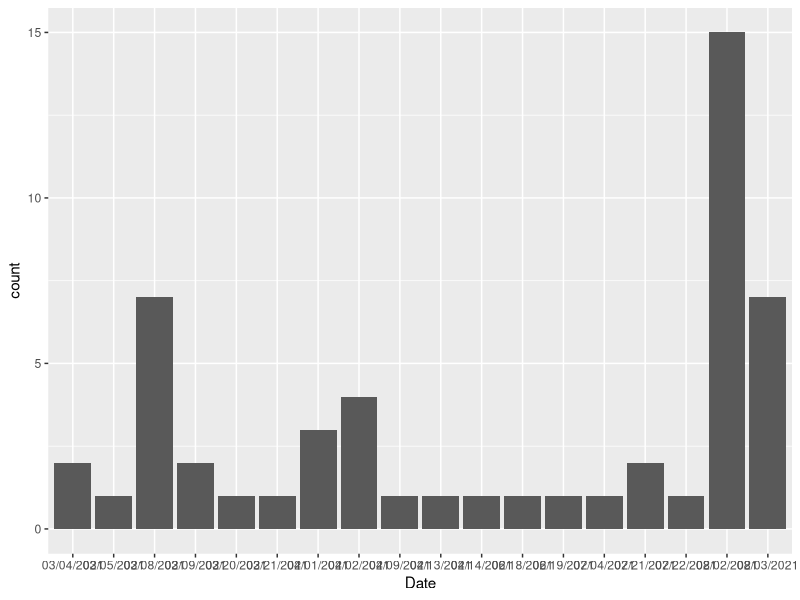
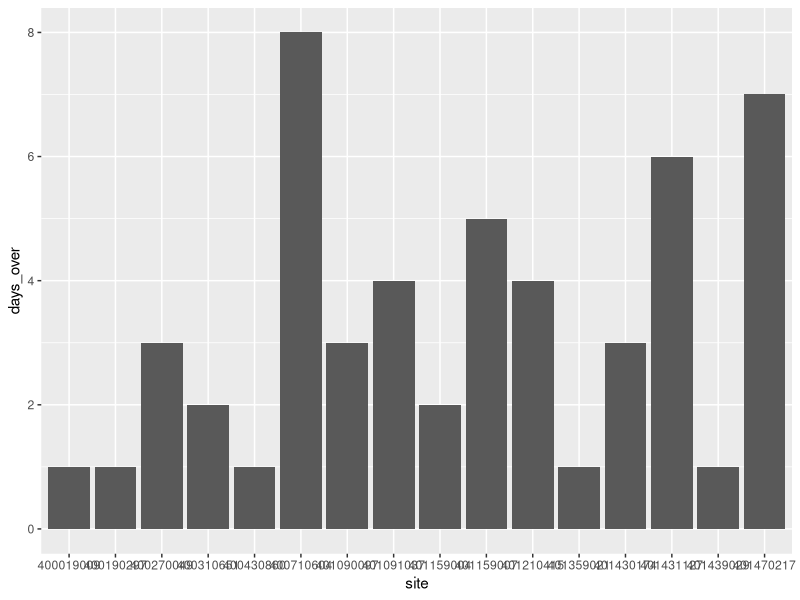

The R source for these figures, in order:
library(data.table)
library(ggplot2)

data <- fread("data/alabama_pm.csv",
              select = c("Date",
                         "Daily Mean PM2.5 Concentration",
                         "UNITS",
                         "Site ID"))

data <- data[, .(Date, conc = `Daily Mean PM2.5 Concentration`, site = `Site ID`)]

days_over <- data.table(table(data[conc > 35, Date]))[order(N, -V1), .(Date = V1, count = N)]
bad_sites <- data.table(table(data[conc > 35, site]))[order(-N), .(site = V1, days_over = N)]

ggplot(days_over, aes(Date, count)) +
    geom_col()

ggplot(bad_sites, aes(site, days_over)) +
    geom_col()
